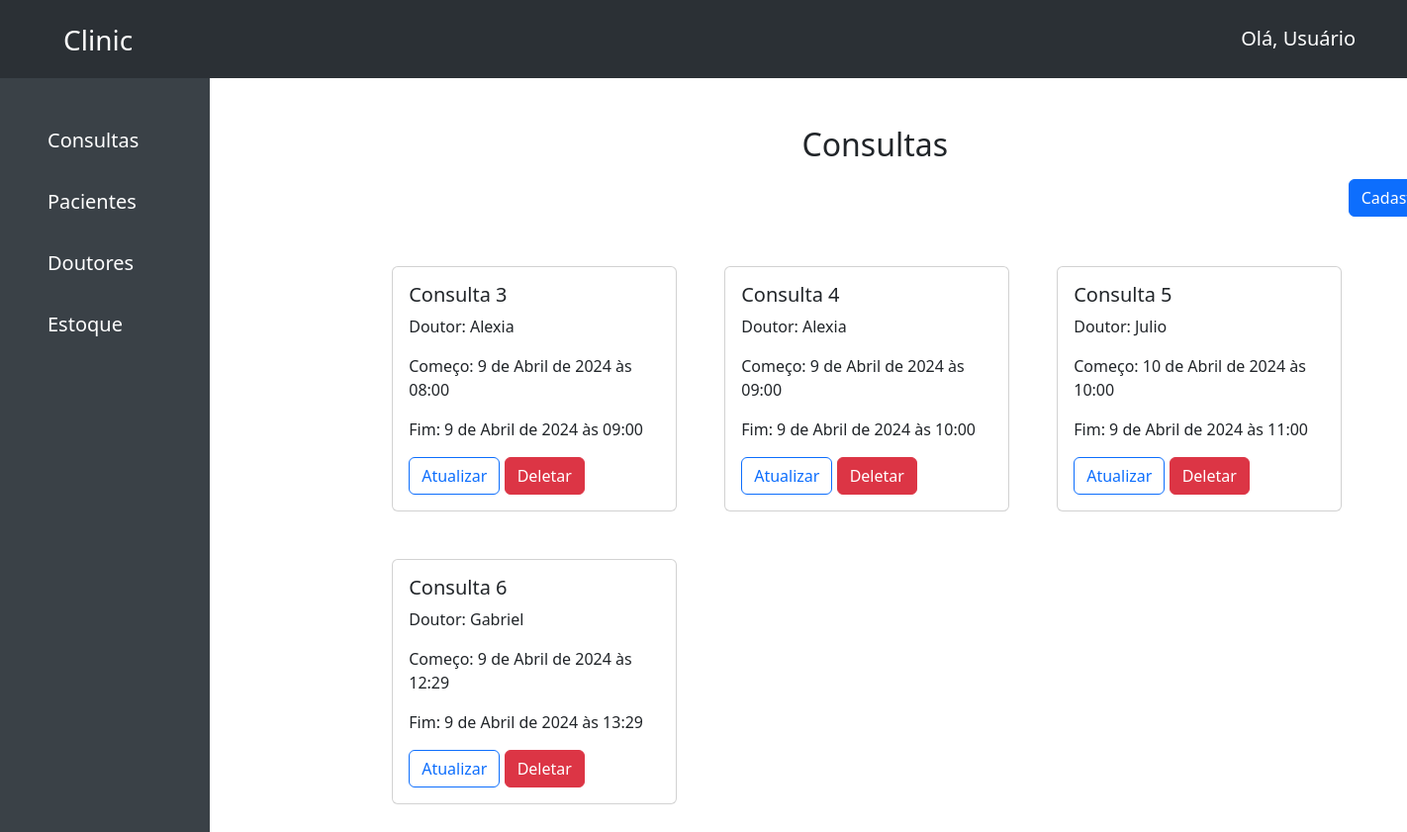
The page / on the database its author committed.
### front/models.py (models this page shows)
class Appointment(models.Model):
    title = models.CharField(
        max_length = 50,
        null = False,
        blank = False
    )
    doctor = models.CharField(
        max_length = 255,
        null = True,
        blank = False,
    )
    start = models.DateTimeField(
        null = False,
        blank = False
    )
    end = models.DateTimeField(
        null = False,
        blank = False
    )

### front/views.py (the view)
# urls.py: path("", views.HomeView.as_view(), name="index"),
class HomeView(ListView):
    template_name = "front/index.html"
    model = Appointment
    context_object_name = "appointments"

### front/templates/front/index.html (shortened to what this page needs)
{% extends "front/base.html" %}
{% load static %}
{% load widget_tweaks %}
{% block conteudo %}
<div class="container pt-5" style="margin-right: 25em;">
    <div>
        <h2 class="text-center">Consultas</h2>
        <a class="btn btn-primary mt-2" href="{% url 'create_appointment' %}" style="float: right">Cadastrar Consulta</a>
    </div>
    <div style="display: flex; gap: 3em; padding-top: 6em; flex-wrap: wrap; margin-left: 10em;">
        {% if appointments %}
            {% for appointment in appointments %}
            <div class="card" style="width: 18rem;">
                <div class="card-body">
                    <h5 class="card-title">{{ appointment.title }}</h5>
                    <p class="card-text">Doutor: {{ appointment.doctor }}</p>
                    <p class="card-text">Começo: {{ appointment.start }}</p>
                    <p class="card-text">Fim: {{ appointment.end }}</p>
                    <a href="{% url 'update_appointment' pk=appointment.pk %}" class="btn btn-outline-primary">Atualizar</a>
                    <a href="{% url 'delete_appointment' pk=appointment.pk %}" class="btn btn-danger">Deletar</a>
                </div>
            </div>
            {% endfor %}
        {% else %}
            <p class="text-center pt-5" style="margin-top: 2em;">Sem consultas cadastradas :(</p>
        {% endif %}
    </div>
</div>
{% endblock %}

### front/templates/front/base.html (shortened to what this page needs)
{% load widget_tweaks %}
<!DOCTYPE html>
<html lang="pt-br">
  <head>
    <link href="https://cdn.jsdelivr.net/npm/bootstrap@5.3.3/dist/css/bootstrap.min.css" rel="stylesheet">
  </head>
  <body>
    <nav class="navbar navbar-expand-lg bg-body-tertiary p-1" data-bs-theme="dark">
        <div class="container-fluid">
          <a class="navbar-brand ps-5 fs-3" href="/">Clinic</a>
          <p class="navbar-brand ps-5" style="padding-top: 1em; padding-right: 1em;">Olá, Usuário</p>
        </div>
      </nav>
    <div class="container-fluid">
        <div class="row flex-nowrap">
            <div class="col-auto px-4" style="background-color: rgb(58, 65, 71);">
                <div class="d-flex flex-column align-items-sm-start pe-5 pt-5 text-white vh-100" style="gap: 2em">
                    <a class="navbar-brand ps-4 fs-5" href="/">Consultas</a>
                    <a class="navbar-brand ps-4 fs-5" href="{% url 'patients' %}">Pacientes</a>
                    <a class="navbar-brand ps-4 fs-5" href="{% url 'doctors' %}">Doutores</a>
                    <a class="navbar-brand ps-4 fs-5" href="{% url 'stock' %}">Estoque</a>
                </div>
            </div>
            <div data-aos="fade-in" data-aos-duration="1000">
              {% block conteudo %}{% endblock %}
            </div>
        </div>
    </div>
  </body>
</html>

### rows shown on the page
Appointment: title "Consulta 3", doctor "Alexia", start "9 de Abril de 2024 às 08:00", end "9 de Abril de 2024 às 09:00"
Appointment: title "Consulta 4", doctor "Alexia", start "9 de Abril de 2024 às 09:00", end "9 de Abril de 2024 às 10:00"
Appointment: title "Consulta 5", doctor "Julio", start "10 de Abril de 2024 às 10:00", end "9 de Abril de 2024 às 11:00"
Appointment: title "Consulta 6", doctor "Gabriel", start "9 de Abril de 2024 às 12:29", end "9 de Abril de 2024 às 13:29"
